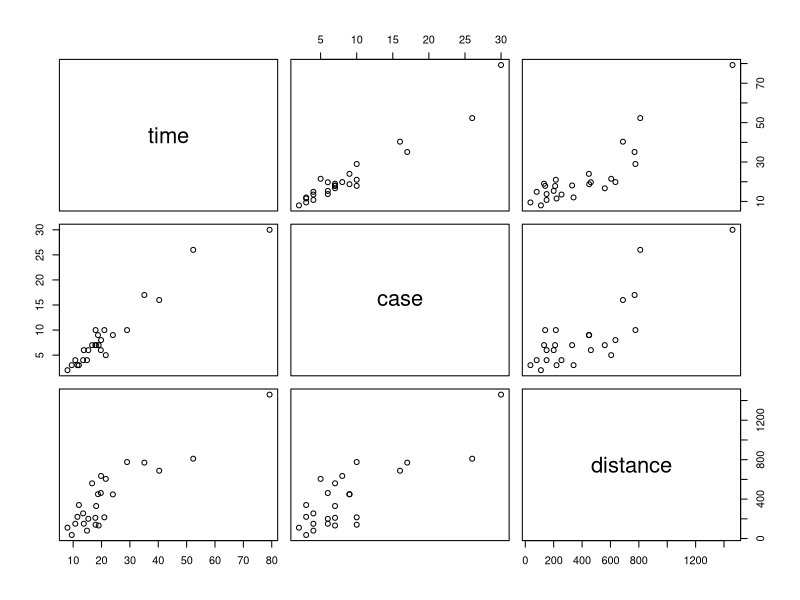
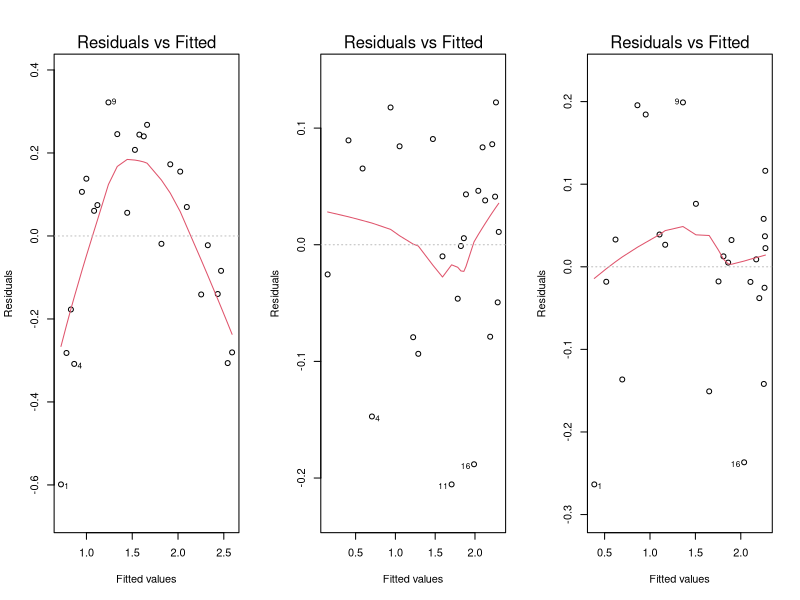
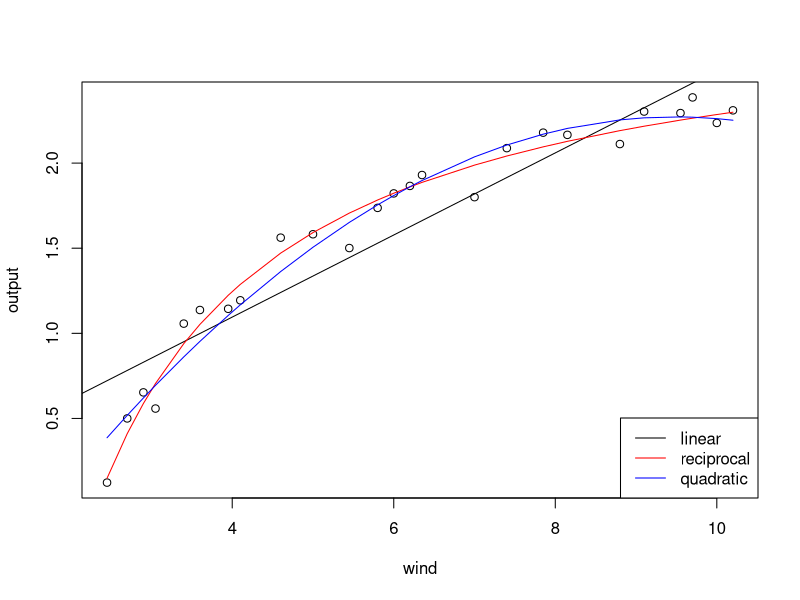
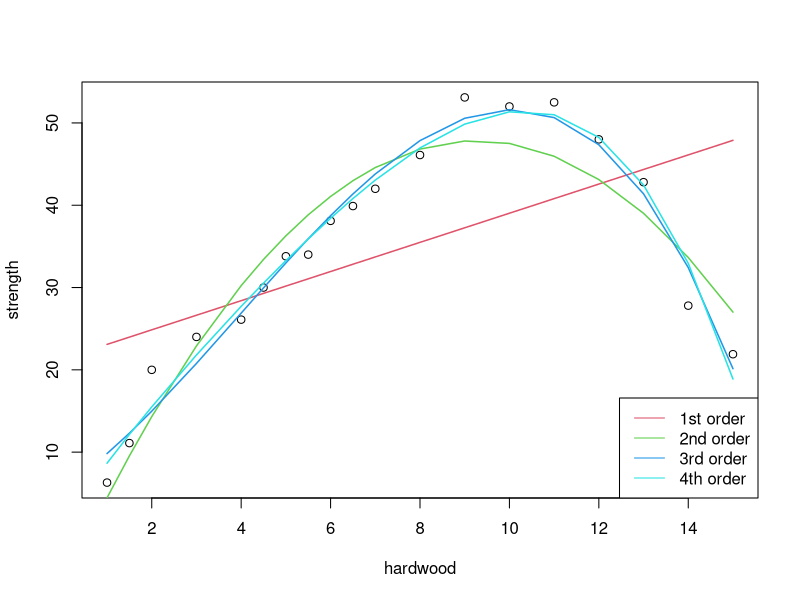
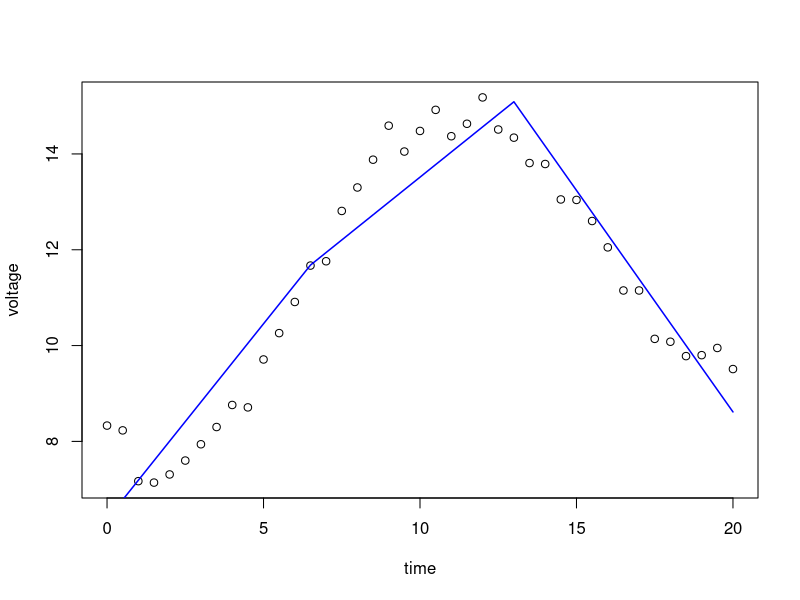
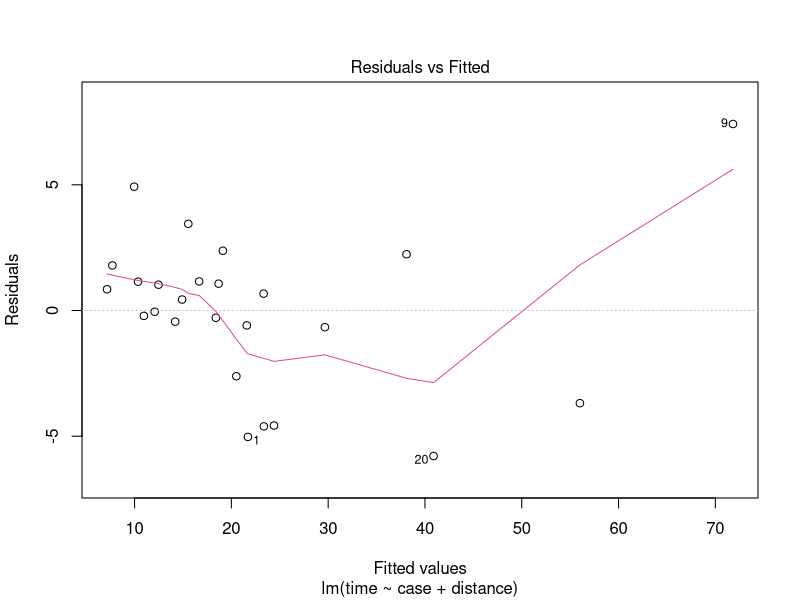
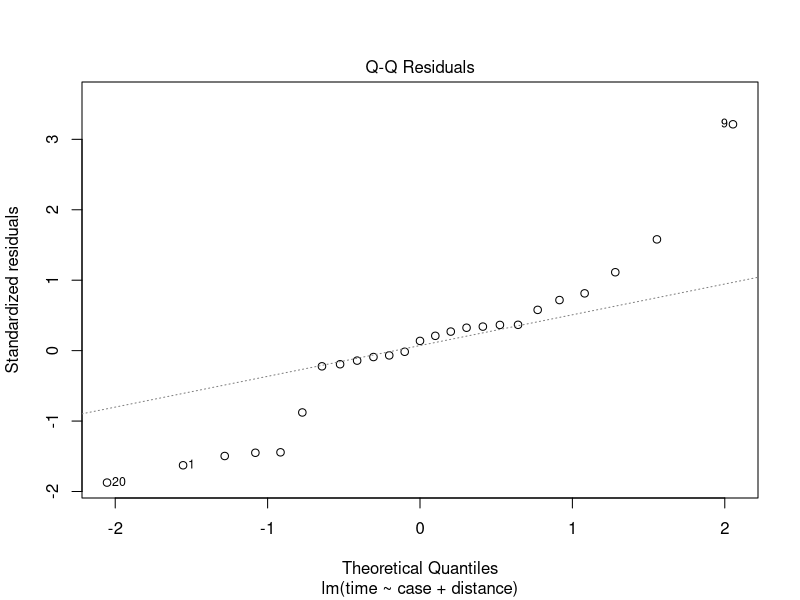
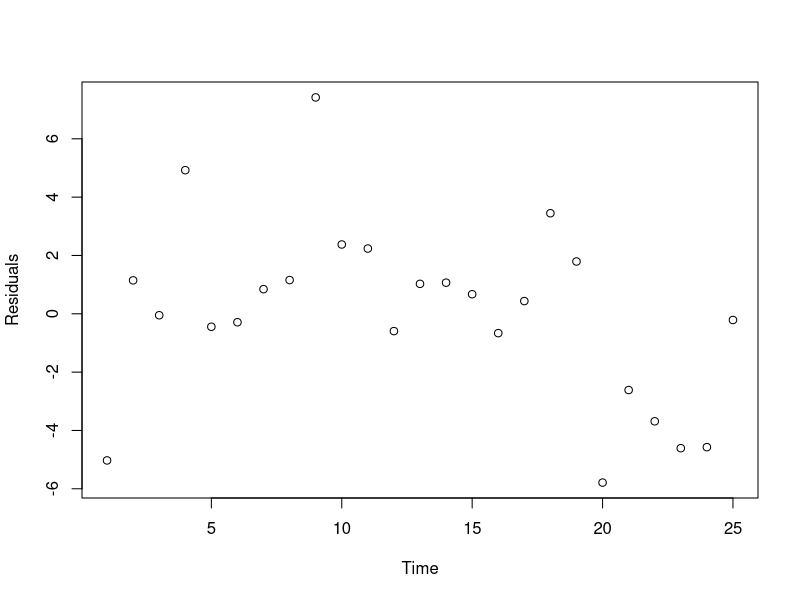

Source code (R) for these figures, in order:
## ---- Regression Analysis and Lab. --- Lab 2 ---------------------------------


## -----------------------------------------------------------------------------
deliver <- read.csv("ex3.1.csv")
colnames(deliver) <- c("obs", "time", "case", "distance")
head(deliver)
plot(deliver[,2:4]) # scatterplot matrix


## -----------------------------------------------------------------------------
lmfit.full <- lm(time ~ case + distance, data=deliver)
summary(lmfit.full)


## -----------------------------------------------------------------------------
names(lmfit.full)
lmfit.full$residuals # e
lmfit.full$fitted.values # y^

names(summary(lmfit.full))
summary(lmfit.full)$r.squared # R^2
predict(lmfit.full) # y.hat; or use [lmfit.full$fitted.values]


## -----------------------------------------------------------------------------
lmfit.full <- lm(time ~ case + distance, data=deliver)
lmfit.reduced <- lm(time ~ case, data=deliver)
anova(lmfit.reduced, lmfit.full) # is distance significant? 


## -----------------------------------------------------------------------------
anova(lm(time ~ I(case + distance), data = deliver),
      lm(time ~ case + distance, data = deliver)) # reject null


## -----------------------------------------------------------------------------
lmfit.full <- lm(time ~ case + distance, data=deliver)
lmfit.reduce <- lm(time ~ 1, data = deliver)
anova(lmfit.reduce, lmfit.full)


## -----------------------------------------------------------------------------
confint(lmfit.full) # 95% confidence interval


## -----------------------------------------------------------------------------
predict(lmfit.full, data.frame(case = c(5, 10, 15), distance=c(700, 500, 300)))
predict(lmfit.full, data.frame(case = c(5, 10, 15), distance=c(700, 500, 300)), interval="confidence")
predict(lmfit.full, data.frame(case = c(5, 10, 15), distance=c(700, 500, 300)), interval="predict")


## -----------------------------------------------------------------------------
windmill <- read.csv("windmill.csv")
fit1 <- lm(output ~ wind, data = windmill) # (1)
fit2 <- lm(output ~ I(1/wind), data = windmill) # (2)
fit3 <- lm(output ~ wind + I(wind^2), data = windmill) # (3)
par(mfrow=c(1,3))
plot(fit1, which = 1)
plot(fit2, which = 1)
plot(fit3, which = 1)
par(mfrow=c(1,1))
plot(output ~ wind, data = windmill)
abline(fit1)
lines(windmill$wind, predict(fit2), col = "red")
lines(windmill$wind, predict(fit3), col = "blue")
legend("bottomright", c("linear", "reciprocal", "quadratic"), lty=1, col=c("black", "red", "blue"))


rocket <- read.csv("rocket.csv")
fit1 <- lm(x ~ I(x^2), data = rocket)
1/(1-summary(fit1)$r.squared)

fit2 <- lm(I(x-mean(x))~I((x-mean(x))^2), data = rocket)
1/(1-summary(fit2)$r.squared)

## -----------------------------------------------------------------------------
## lm(output ~ I(1/wind), data = windmill, weight = c(w1, w2, [...], wn))


## -----------------------------------------------------------------------------
hardwood <- read.csv("hardwood.csv")
lmfit1 <- lm(strength ~ hardwood, data=hardwood)
lmfit2 <- lm(strength ~ hardwood + I(hardwood^2), data=hardwood)
lmfit3 <- lm(strength ~ hardwood + I(hardwood^2) + I(hardwood^3), data=hardwood)
lmfit4 <- lm(strength ~ hardwood + I(hardwood^2) + I(hardwood^3) + I(hardwood^4), data=hardwood)
lmfit5 <- lm(strength ~ poly(hardwood, 4, raw = TRUE), data=hardwood)
lmfit6 <- lm(strength ~ poly(hardwood, 4), data=hardwood)
# model.matrix(lmfit4) # matrix X
# model.matrix(lmfit5)
# model.matrix(lmfit6)
model.matrix(lmfit6) |> apply(2, \(col) sum(col^2))
data.frame(coefficients(lmfit4), coefficients(lmfit5), coefficients(lmfit6))
data.frame(predict(lmfit4), predict(lmfit5), predict(lmfit6))
plot(hardwood$hardwood, hardwood$strength, xlab="hardwood", ylab="strength")
lines(hardwood$hardwood, lmfit1$fitted.values, col=2, lwd=1.5)
lines(hardwood$hardwood, lmfit2$fitted.values, col=3, lwd=1.5)
lines(hardwood$hardwood, lmfit3$fitted.values, col=4, lwd=1.5)
lines(hardwood$hardwood, lmfit4$fitted.values, col=5, lwd=1.5)
legend("bottomright", c("1st order", "2nd order", "3rd order", "4th order"), col=c(2,3,4,5), lty=1)


## -----------------------------------------------------------------------------
library(readxl)
VD <- read_xls("Voltage_Drop.xls")
colnames(VD) <- c("obs","time","voltage")
head(VD)
hinge <- \(x,t) return((x - t)*(x > t)) # returns (x-t)_+
fit.pl <- lm(voltage ~ time + hinge(time, 6.5)  + hinge(time, 13), data=VD)
# model.matrix(fit.pl)
plot(voltage ~ time, data = VD)
lines(VD$time, fit.pl$fitted.values, col="blue", lwd=1.5)


## -----------------------------------------------------------------------------
lmfit.full <- lm(time ~ case + distance, data=deliver)
# ?influence.measures
e <- residuals(lmfit.full) # residuals
d <- residuals(lmfit.full)/summary(lmfit.full)$sigma # standardized residuals
r <- rstandard(lmfit.full) # *Studentized* residuals
t <- rstudent(lmfit.full)  # R-Student
press <- rstandard(lmfit.full, type="predictive") # PRESS residuals
data.frame(residuals=e,
           standardized=d,
           studentized=r,
           Rstudent=t,
           PRESS = press)


## -----------------------------------------------------------------------------
# ?plot.lm
plot(lmfit.full, which = 1)


## -----------------------------------------------------------------------------
plot(lmfit.full, which = 2)


## -----------------------------------------------------------------------------
plot(1:25, residuals(lmfit.full), 
     xlab = "Time", ylab = "Residuals")


## -----------------------------------------------------------------------------
#install.packages("lmtest")
library(lmtest)
dwtest(time ~ case + distance, data=deliver, alternative="two.sided")


## -----------------------------------------------------------------------------
x <- c(1.0, 1.0, 2.0, 3.3, 3.3, 4.0, 4.0, 4.0, 4.7, 5.0, 5.6, 5.6, 5.6, 6.0, 6.0, 6.5, 6.9)
y <- c(10.84, 9.30, 16.35, 22.88, 24.35, 24.56, 25.86, 29.16, 24.59, 22.25, 25.90, 27.20, 25.61, 25.45, 26.56, 21.03, 21.46)
plot(x, y)
anova(lm(y ~ 1), lm(y ~ x), lm(y ~ factor(x)))


## -----------------------------------------------------------------------------
hatvalues(lmfit.full) # h_ii
par(mfrow = c(1,2))
plot(hatvalues(lmfit.full))
abline(h = 2*3/nrow(deliver), lty = 2)
plot(deliver$case, deliver$distance, pch = NA)
text(deliver$case, deliver$distance, labels = 1:25)
which(hatvalues(lmfit.full) > 2*3/nrow(deliver))


## -----------------------------------------------------------------------------
cooks.distance(lmfit.full)
which(cooks.distance(lmfit.full) > 1) # Decision rule: D_i > 1 -> i is a influence point
dffits(lmfit.full) # |DFFITS| large -> influence point


## -----------------------------------------------------------------------------
library(readxl)
TL <- read_xls("Tool_Life.xls")
colnames(TL) <- c("obs","hours","rpm","type")
head(TL)
tail(TL)
TL$type <- factor(TL$type)
lmfit.TL <- lm(hours ~ rpm + type, data = TL)
summary(lmfit.TL)


## -----------------------------------------------------------------------------
TL$type |> levels()
TL$type2 <- factor(TL$type, levels = c("B", "A"))
lm(hours ~ rpm + type2, data = TL) |> summary()

plot(hours ~ rpm, data=TL, col=as.integer(type), 
     xlab="rpm", ylab="hours", pch=20)
abline(a=coefficients(lmfit.TL)[1], b=coefficients(lmfit.TL)[2], col=1, lwd=2)
abline(a=sum(coefficients(lmfit.TL)[c(1,3)]), 
       b=coefficients(lmfit.TL)[2], col=2, lwd=2)


## -----------------------------------------------------------------------------
# (1) and (2) are equivalent
lm(hours ~ rpm*type, data = TL) # (1)
lm(hours ~ rpm + type + rpm:type, data = TL) # (2)


## -----------------------------------------------------------------------------
## ### Example
## x1 <- c(1,1,0,0,-1,-1)
## x2 <- c(0,0,1,1,-1,-1)
## lm(y ~ x1 + x2) |> summary()

